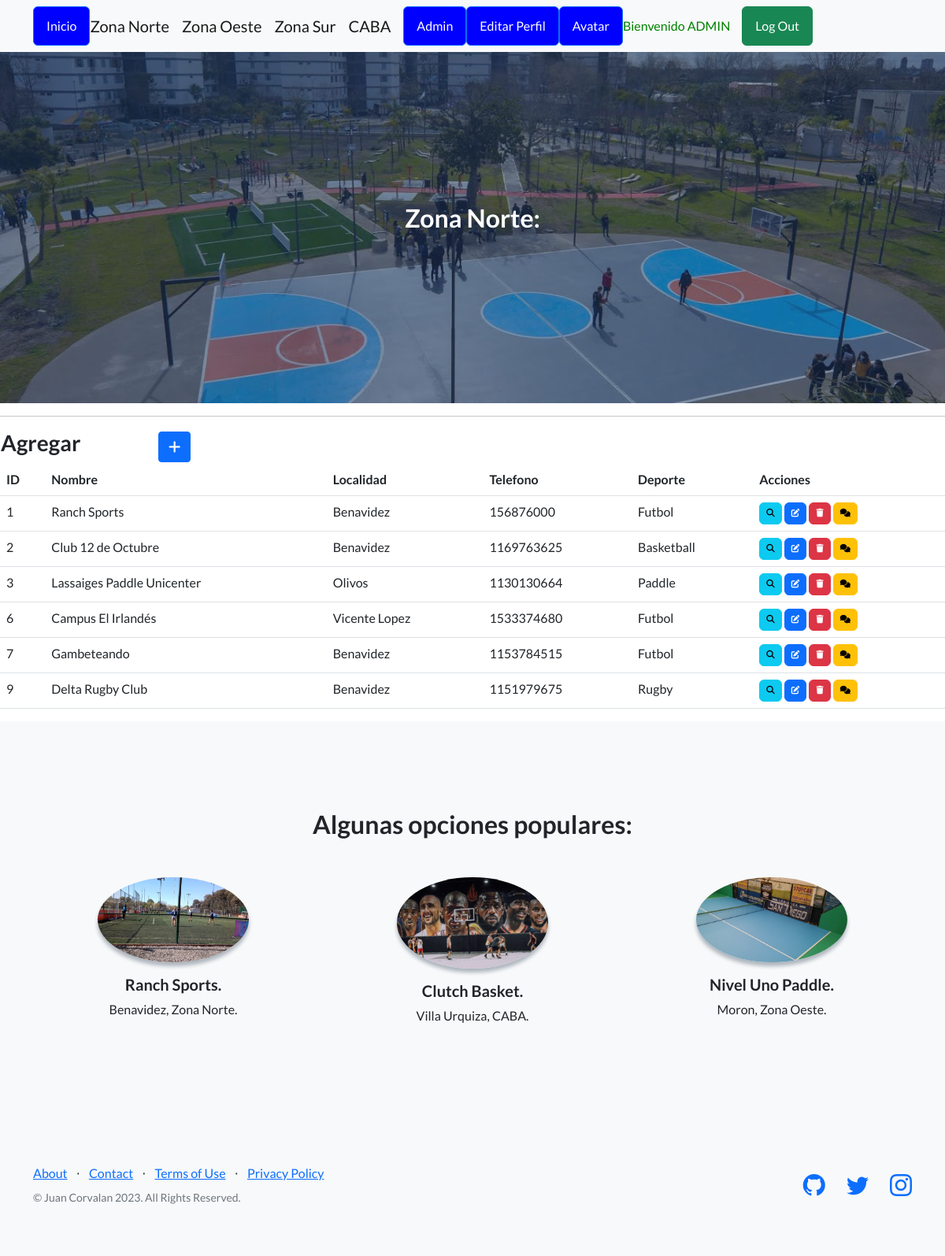
Page /aplicacion/zonanorte/ (signed in) on the earlier database version.
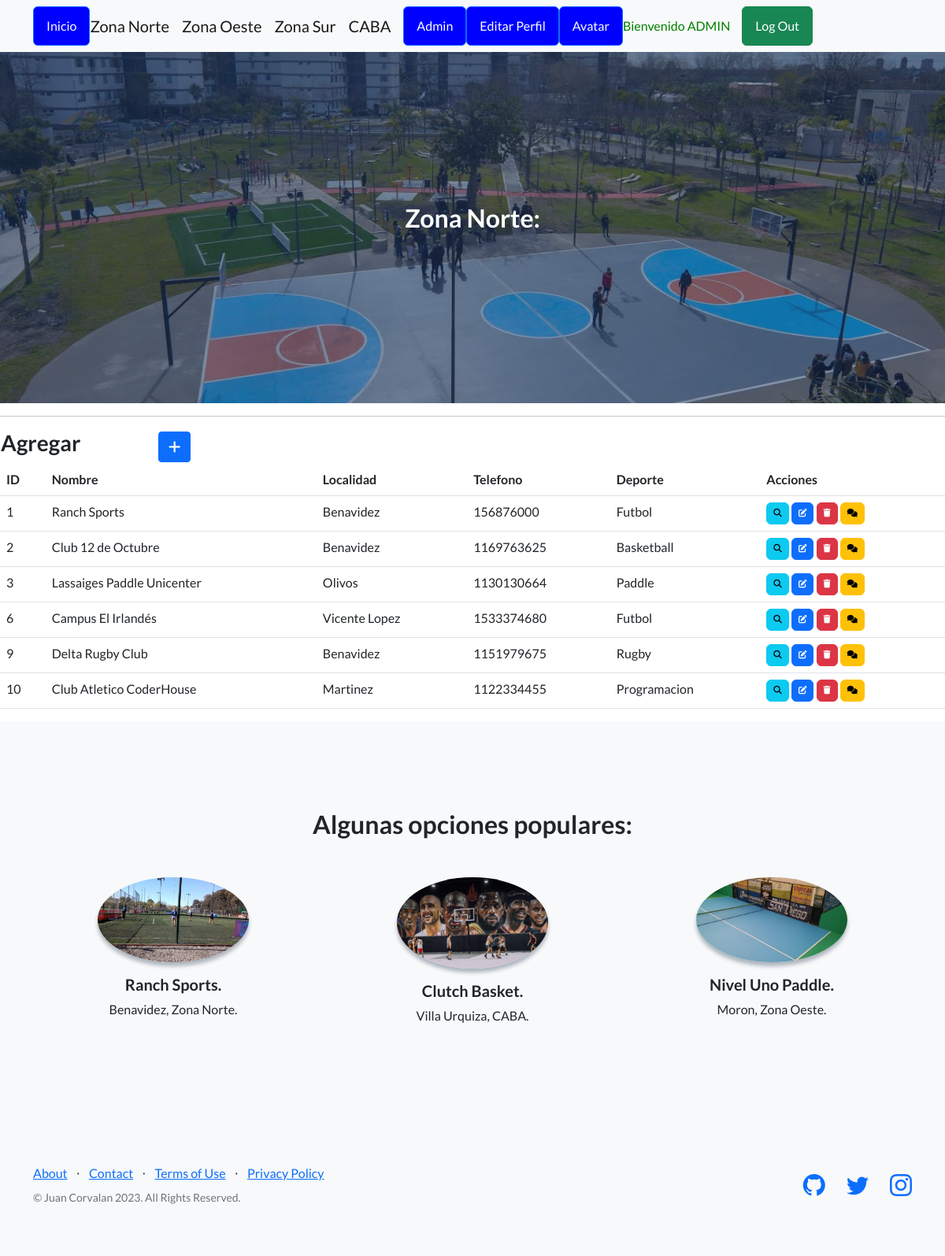
Same page on the later database version.
### aplicacion/models.py (models this page shows, shortened)
class ZonaNorte(models.Model):
    nombre = models.CharField(max_length=50)
    localidad = models.CharField(max_length=50)
    telefono = models.IntegerField()
    deporte = models.CharField(max_length=50)

### aplicacion/views.py (the view)
# urls.py: path('zonanorte/', ZonaNorteList.as_view(), name="zona norte"),
class ZonaNorteList(LoginRequiredMixin, ListView):
    model = ZonaNorte

### aplicacion/templates/aplicacion/zonanorte_list.html (shortened to what this page needs)
{% extends 'aplicacion/paginaprincipal.html' %}
{% load static %}
{% block cabecera %}
    Zona Norte:
{% endblock cabecera %}
{% block contenido %}
<table>
    <tr>
        <td width="200"><h3>Agregar</h3></td>
        <td>
            <a
            href="{% url 'create_zonanorte' %}"
            class="btn btn-primary btn-sm"
            >
            </a>
        </td>
    </tr>
</table>
<table class="table">
    <thead>
        <tr>
            <th>ID</th>
            <th>Nombre</th>
            <th>Localidad</th>
            <th>Telefono</th>
            <th>Deporte</th>
            <th>Acciones</th>
        </tr>
    </thead>
    <tbody>
    {% for zonanorte in zonanorte_list %}
    <tr>
        <td>{{ zonanorte.id }}</td>
        <td>{{ zonanorte.nombre }}</td>
        <td>{{ zonanorte.localidad }}</td>
        <td>{{ zonanorte.telefono }}</td>
        <td>{{ zonanorte.deporte }}</td>
           <td>
             <a
                href="{% url 'detail_zonanorte' zonanorte.id  %}"
                class="btn btn-info"
                style="--bs-btn-padding-y: .25rem; --bs-btn-padding-x: .5rem; --bs-btn-font-size: .75rem;"
                >
            </a>
            <a
              href="{% url 'update_zonanorte' zonanorte.id  %}"
              class="btn btn-primary"
              style="--bs-btn-padding-y: .25rem; --bs-btn-padding-x: .5rem; --bs-btn-font-size: .75rem;"
              >
            </a>
            <a
              href="{% url 'delete_zonanorte' zonanorte.id  %}"
              class="btn btn-danger"
              style="--bs-btn-padding-y: .25rem; --bs-btn-padding-x: .5rem; --bs-btn-font-size: .75rem;"
              >
            </a>
            <a
                href="{% url 'comentariozn' zonanorte.id  %}"
                class="btn btn-warning"
                style="--bs-btn-padding-y: .25rem; --bs-btn-padding-x: .5rem; --bs-btn-font-size: .75rem;"
                >
            </a>
          </td>
        </tr>
    {% endfor %}
    </tbody>
</table>
{% endblock contenido %}

### aplicacion/templates/aplicacion/paginaprincipal.html (shortened to what this page needs)
<!DOCTYPE html>
<html lang="en">
    <head>
        {% load static %}
        <link href="https://cdn.jsdelivr.net/npm/bootstrap-icons@1.5.0/font/bootstrap-icons.css" rel="stylesheet" type="text/css" />
        <link rel="stylesheet" href="https://cdnjs.cloudflare.com/ajax/libs/font-awesome/6.4.0/css/all.min.css"/>
        <link href="{% static 'aplicacion/css/styles.css' %}" rel="stylesheet" />
    </head>
    <body>
<nav class="navbar navbar-light bg-light static-top">
    <div class="container d-flex justify-content-between">
        <div class="d-flex align-items-center">
            <a class="btn btn-primary mr-3" href="{% url 'inicio' %}" style="background-color: blue; color: white;">Inicio</a>
            {% if user.is_authenticated %}
                <a class="navbar-brand mr-3" href="{% url 'zona norte' %}">Zona Norte</a>
                <a class="navbar-brand mr-3" href="{% url 'zona oeste' %}">Zona Oeste</a>
                <a class="navbar-brand mr-3" href="{% url 'zona sur' %}">Zona Sur</a>
                <a class="navbar-brand mr-3" href="{% url 'caba' %}">CABA</a>
                <a class="btn btn-primary mr-3" href="{% url 'admin:index' %}" style="background-color: blue; color: white;">Admin</a>
                <a class="btn btn-primary mr-3" href="{% url 'editar_form' %}" style="background-color: blue; color: white;">Editar Perfil</a>
                <a class="btn btn-primary mr-3" href="{% url 'agregar_avatar' %}" style="background-color: blue; color: white;">Avatar</a>
                <p style="color:green; margin-right: 15px;" class="mb-0">Bienvenido {{ user.username|upper }}</p>
                <a class="btn btn-success ml-auto" href="{% url 'logout' %}">Log Out</a>
            {% endif %}
        </div>
    </div>
</nav>
        <header class="masthead">
            <div class="container position-relative">
                <div class="row justify-content-center">
                    <div class="col-xl-6">
                        <div class="text-center text-white">
                            <h2 class="mb-4">
                                {% block cabecera %}{% endblock cabecera %}
                            </h2>
                        </div>
                    </div>
                </div>
            </div>
        </header>
        <hr>
        {% block contenido %}
        {% endblock contenido %}
       <section class="testimonials text-center bg-light">
            <div class="container">
                <h2 class="mb-5">Algunas opciones populares:</h2>
                <div class="row">
                    <div class="col-lg-4">
                        <div class="testimonial-item mx-auto mb-5 mb-lg-0">
                            <img class="img-fluid rounded-circle mb-3" src="{% static 'aplicacion/assets/img/ranchsports.jpeg' %}" alt="..." />
                            <h5>Ranch Sports.</h5>
                            <p class="font-weight-light mb-0">Benavidez, Zona Norte.</p>
                        </div>
                    </div>
                    <div class="col-lg-4">
                        <div class="testimonial-item mx-auto mb-5 mb-lg-0">
                            <img class="img-fluid rounded-circle mb-3" src="{% static 'aplicacion/assets/img/clutch-caba.jpeg' %}" alt="..." />
                            <h5>Clutch Basket.</h5>
                            <p class="font-weight-light mb-0">Villa Urquiza, CABA.</p>
                        </div>
                    </div>
                    <div class="col-lg-4">
                        <div class="testimonial-item mx-auto mb-5 mb-lg-0">
                            <img class="img-fluid rounded-circle mb-3" src="{% static 'aplicacion/assets/img/2021-03-28.jpg' %}" alt="..." />
                            <h5>Nivel Uno Paddle.</h5>
                            <p class="font-weight-light mb-0">Moron, Zona Oeste.</p>
                        </div>
                    </div>
                </div>
            </div>
        </section>
        <footer class="footer bg-light">
            <div class="container">
                <div class="row">
                    <div class="col-lg-6 h-100 text-center text-lg-start my-auto">
                        <ul class="list-inline mb-2">
                            <li class="list-inline-item"><a href="#!">About</a></li>
                            <li class="list-inline-item">⋅</li>
                            <li class="list-inline-item"><a href="#!">Contact</a></li>
                            <li class="list-inline-item">⋅</li>
                            <li class="list-inline-item"><a href="#!">Terms of Use</a></li>
                            <li class="list-inline-item">⋅</li>
                            <li class="list-inline-item"><a href="#!">Privacy Policy</a></li>
                        </ul>
                        <p class="text-muted small mb-4 mb-lg-0">&copy; Juan Corvalan 2023. All Rights Reserved.</p>
                    </div>
                    <div class="col-lg-6 h-100 text-center text-lg-end my-auto">
                        <ul class="list-inline mb-0">
                            <li class="list-inline-item me-4">
                                <a href="https://github.com/JuaniCorvalan"><i class="bi-github fs-3"></i></a>
                            </li>
                            <li class="list-inline-item me-4">
                                <a href="https://twitter.com/JuaniCorvalan7"><i class="bi-twitter fs-3"></i></a>
                            </li>
                            <li class="list-inline-item">
                                <a href="https://www.instagram.com/juanicorvalan/"><i class="bi-instagram fs-3"></i></a>
                            </li>
                        </ul>
                    </div>
                </div>
            </div>
        </footer>
    </body>
</html>

Differences in the rows shown:
removed ZonaNorte: id "7", nombre "Gambeteando", localidad "Benavidez", telefono "1153784515", deporte "Futbol"
added ZonaNorte: id "10", nombre "Club Atletico CoderHouse", localidad "Martinez", telefono "1122334455", deporte "Programacion"
